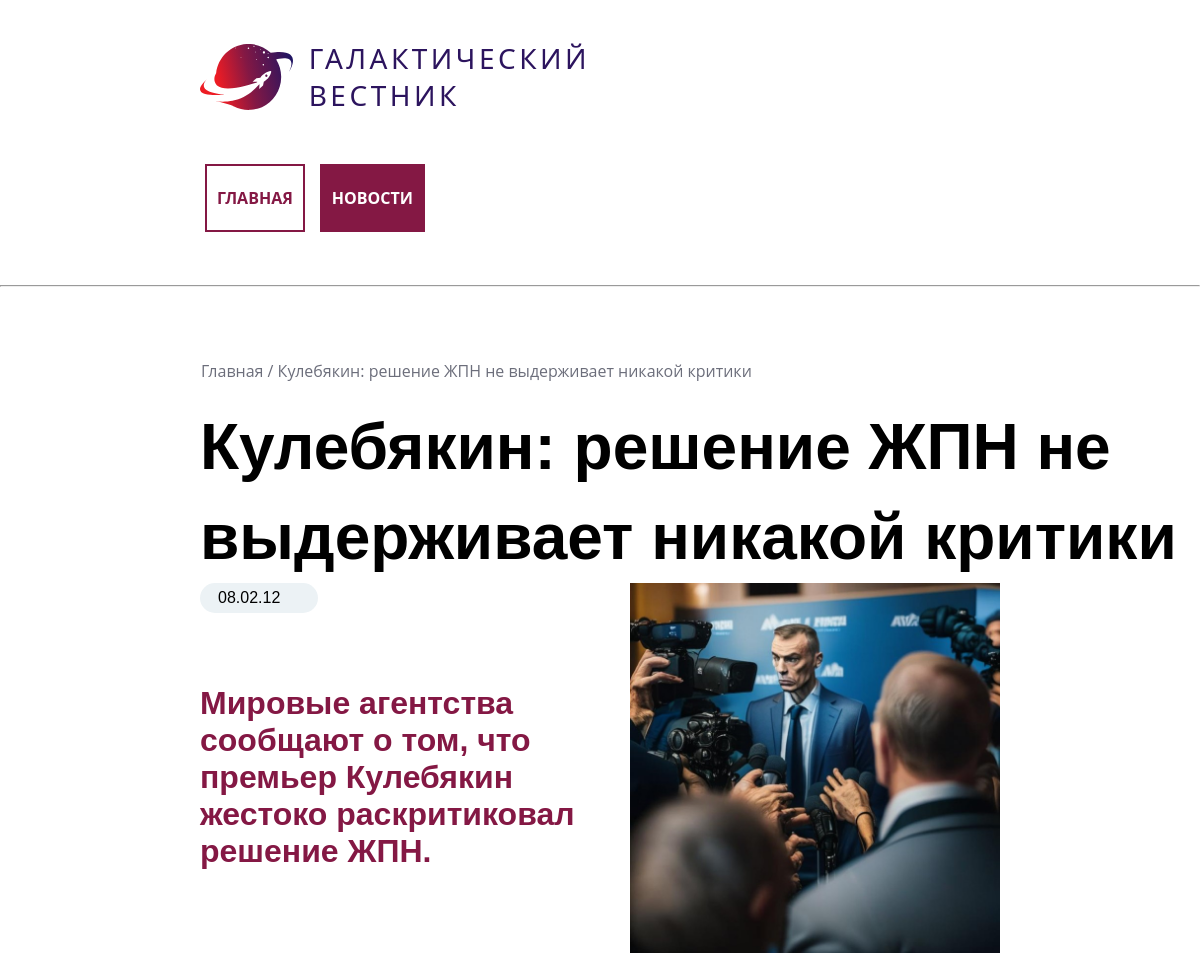
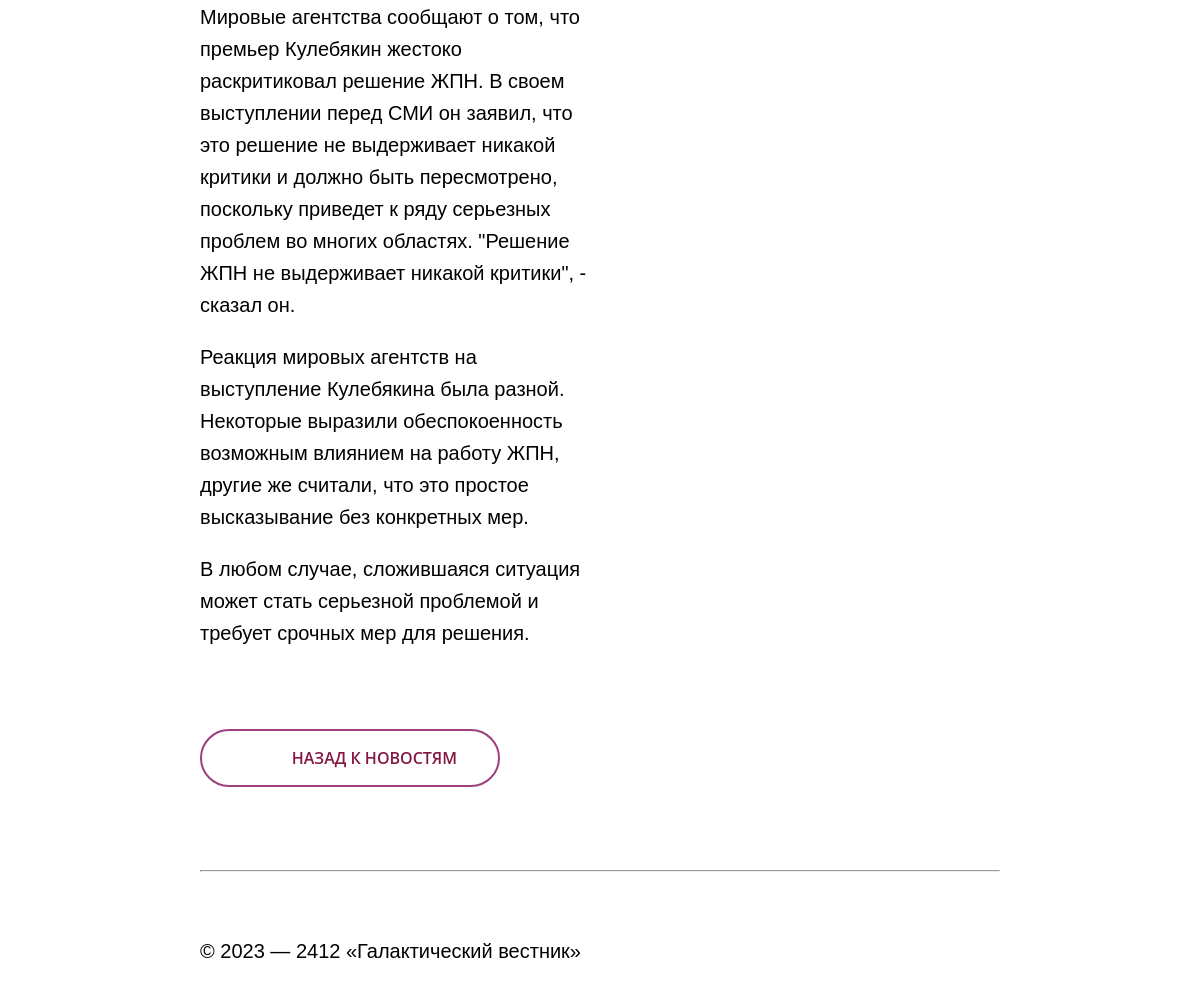
The app's page /page.php?id=5 with its own data (2 pictures, top to bottom).
### tables this page shows
CREATE TABLE `news` (
  `id` int(11) unsigned NOT NULL AUTO_INCREMENT,
  `date` datetime NULL DEFAULT NULL,
  `title` varchar(250) NOT NULL DEFAULT '',
  `announce` text NULL DEFAULT NULL,
  `content` text NULL DEFAULT NULL,
  `image` varchar(250) NOT NULL DEFAULT '',
  PRIMARY KEY (`id`),
  KEY `id` (`id`),

  KEY `idx_news_date` (`date`));

### App/Autoloader.php (called while the page is built, shortened)
<?php
class Autoloader
{
    public static function register()
    {
        spl_autoload_register(function ($class) {
            $file = str_replace('\\', DIRECTORY_SEPARATOR, $class).'.php';
        });
    }
}

### App/DB.php (called while the page is built, shortened)
<?php
class DB
{
	public static function connectDb()
	{
		$host = 'localhost';
		$dbname = 'workspace__test';
		$dbuser = 'root';
		$dbpassword = 'root';
		try {
			$db = new \PDO("mysql:host=$host;dbname=$dbname;charset=utf8;", $dbuser, $dbpassword);
		} catch (PDOException $error) {
			die("Could not connect to the database $dbname :" . $error->getMessage());
		}
		return $db;
	}
}

### App/Models/NewsModel.php (called while the page is built, shortened)
<?php
class NewsModel
{
	public static function getItem($id)
	{
		$st = DB::connectDb()->prepare("SELECT *,DATE_FORMAT(date,'%d.%m.%y') dt FROM news WHERE id=?");
		return $st;
	}
}

### App/Controllers/NewsController.php (called while the page is built, shortened)
<?php
class NewsController
{
    public static function fetchId($id)
    {
        $entry = NewsModel::getItem($id);
        return $entry;
    }
}

### page.php (the view, shortened to what this page needs)
<?php
include_once("./App/Autoloader.php");
$id = $_GET['id'];
$entry = NewsController::fetchId($id);
$entry->bindValue(1, $id, PDO::PARAM_INT);
$entry->execute();
$row = $entry->fetch();
include_once("views/header.php");
?>
<main class="main_page">
    <hr class="hr_page_main">
    <div class="page_navigation_link">
        <p class="page_navigation_link_p">
            <a href="/news/">Главная</a>&nbsp;/&nbsp;<?= $row['title']; ?>
        </p>
    </div>
    <div class="page_hero">
        <h1 class="page_hero_h1">
            <?= $row['title']; ?>
        </h1>
    </div>
    <div class="page_block_news">
        <div class="left_block_news">
            <div class="left_block_news_data"><?= $row['dt']; ?></div>
            <div class="left_block_news_announce"><?= $row['announce']; ?></div>
            <div class="left_block_news_content"><?= $row['content']; ?></div>
            <a href="/news/page-<?= $_SESSION['pagesession']; ?>/" class="a_style_button">
                <div class="left_block_news_button">
                    <div class="arrow_button_page"></div>назад к новостям
                </div>
            </a>
        </div>
        <div class="right_block_news">
            <img src="/image/<?= $row['image']; ?>" alt="page_news_image" class="page_news_image">
        </div>
    </div>
</main>
<?php
include_once("views/footer.php");
?>

### css/index.css (style rules this page uses)
html { box-sizing: border-box; margin: 0 auto; width: 100%; background-color: rgb(182, 183, 183); }
*, *::after, *::before { box-sizing: inherit; }
body { width: 100vw; height: auto; background-color: rgb(255, 255, 255); margin: 0 auto; display: flex; flex-direction: column; justify-content: space-between; font-family: "Segoe UI;", sans-serif; }
.a_style_button { padding-top: 20px; text-decoration: none; color: var(--body-text, #000); }

### css/page.css (style rules this page uses)
.hr_page_main { height: 1px; width: 100%; margin: 0px; background: #6c6e7b; }
.main_page { margin-bottom: 83px; }
.page_navigation_link, .page_hero { margin-left: 200px; }
.page_navigation_link { width: auto; margin: 72.25px auto auto 201px; }
.page_navigation_link_p { margin: 0px; color: #6c6e7b; font-family: "Open Sans"; font-size: 16px; font-style: normal; font-weight: 400; line-height: normal; }
a { color: #6c6e7b; text-decoration: none; }
.page_hero { margin: 21.86px auto auto 200px; max-width: 1520px; }
.page_hero_h1 { margin: 0px; color: var(--body-text, #000); font-size: 64px; font-style: normal; font-weight: 600; line-height: 140%; }
.page_block_news { margin: 0 200px; display: flex; flex-wrap: wrap; }
.left_block_news { width: 50%; display: flex; flex-direction: column; gap: 40px; }
.right_block_news { width: 50%; display: flex; padding: 0px 0px 0px 30px; }
.right_block_news img { width: 100%; height: max-content; }
.left_block_news_data { padding: 6px 18px; border-radius: 20px; width: 118px; background: var(--light-grey, #ecf2f5); }
.left_block_news_announce p { color: var(--brand-color, #841844); font-size: 32px; font-style: normal; font-weight: 600; line-height: normal; }
.left_block_news_content p { color: var(--body-text, #000); font-size: 20px; font-style: normal; font-weight: 400; line-height: 160%; }
.left_block_news_button { display: flex; justify-content: center; align-items: center; width: 300px; padding: 16px 41px; gap: 10px; border-radius: 50px; border: 2px solid #9b407a; color: var(--brand-color, #841844); font-size: 16px; font-family: "Open Sans"; font-style: normal; font-weight: 600; line-height: normal; text-transform: uppercase; }
.arrow_button_page { margin: 0px; background: url(../img/Arrow3.svg); background-repeat: no-repeat; background-position: center; width: 26px; height: 22px; left: 5px; margin: 0 auto; }
a { text-decoration: none; }

### records on screen
news: title "Кулебякин: решение ЖПН не выдерживает никакой критики", announce "Мировые агентства сообщают о том, что премьер Кулебякин жестоко раскритиковал решение ЖПН.", content "Мировые агентства сообщают о том, что премьер Кулебякин жестоко раскритиковал решение ЖПН. В своем выступлении перед СМИ он заявил, что это решение не выдерживает никакой критики и должно быть пересмотрено, поскольку приведет к ряду серьезных проблем во многих областях. \"Решение ЖПН не выдерживает никакой критики\", - сказал он. Реакция мировых агентств на выступление Кулебякина была разной. Некоторые выразили обеспокоенность возможным влиянием на работу ЖПН, другие же считали, что это простое высказывание без конкретных мер. В любом случае, сложившаяся ситуация может стать серьезной проблемой и требует срочных мер для решения.", image (picture)

### other values on screen
$pageName "ГЛАВНАЯ"
$pageName "НОВОСТИ"
$row['dt'] "08.02.12"
